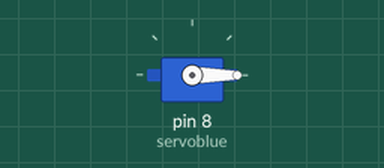
Recording of a sketch running on a simulated Arduino Uno, built with avr-gcc and run on an emulated ATmega328P. Parts: servo.

Above: at 0.05 s.
At 4.0 s:
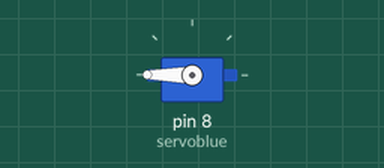
Timing chart, 0 to 5.2 s (numbered marks = the images above):
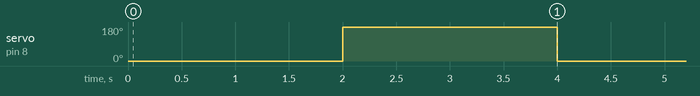

Measured:
- by itself, servo on pin 8 (servoblue): alternates 180° for 2.0 s and 0° for 2.0 s

The sketch:

SErvo.ino
```cpp
#include <Servo.h>

Servo servoblue;

void setup() {
  servoblue.attach(8);
}

void loop() {
  servoblue.write(0);
  delay(2000);
  servoblue.write(180);
  delay(2000);


}
```
